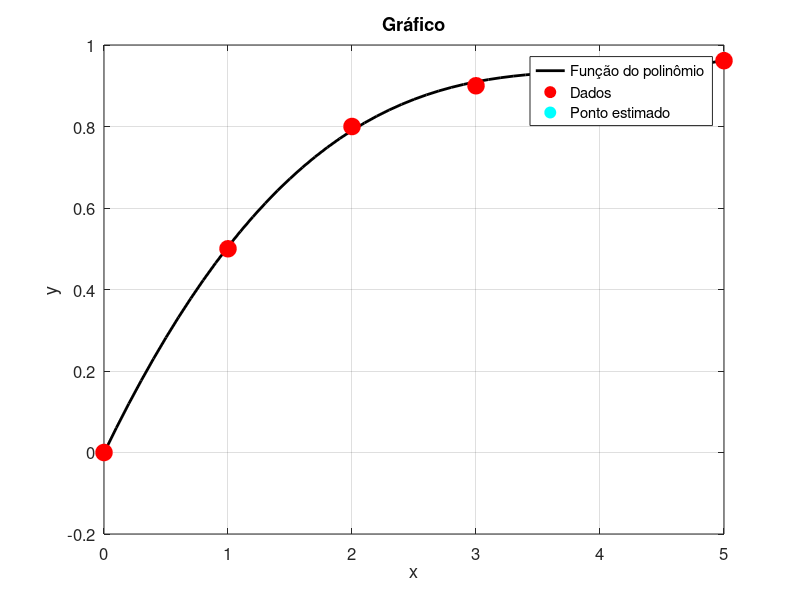

Here is the MATLAB script that generated this plot:
 function interpolacao()
    clc
    degree = 4;
    x = [0;1;2;3;4;5];
    y = [0;0.5;0.8;0.9;0.941176;0.961538];
    xx = 4.7;
    if(numel(x)<degree+1)
      error("Nao sera possivel continuar");
    endif
    xVal = regressao(degree,x,y);
    yy = f(xVal,xx);
    [r2,r] = calcularR(x,y,xVal);
    fprintf("O resultado do polinomio estimado para x=4.7 eh: %f.5 \n",yy);
    fprintf("O resultado do r2 eh: %f.5 \n",r2);
    fprintf("O resultado do r eh: %f.5 \n",r);
    plotGrafico(xVal,x,y,xx,yy);
  endfunction

  function xVal = regressao(degree,x,y)
    m = zeros(degree+1,degree+2);
    A = zeros(degree+1,degree+1);
    b = zeros(degree+1,1);
    for i=1:degree+1
      for j=1:degree+1
        A(i,j) = sum(x.^(i+j-2));
      endfor
      b(i) = sum(x.^(i-1).*y);
    endfor
    xVal = zeros(degree+1,1);
    xVal = inv(A)*b;
  endfunction


  function [r2,r] = calcularR(x,y,xVal)
    sr = 0;
    st = 0;
    for i=1:numel(x)
      sr = sr +(y(i) - f(xVal,x(i)))^2;
      st = st + (y(i) - mean(y))^2;
    endfor
    r2 = (st - sr)/st;
    r = sqrt(r2);
  endfunction

  function y = f(xVal,xx)
    y = 0;
    for i=length(xVal):-1:1
      y = y + xVal(i)*xx^(i-1);
    endfor
  endfunction

  function plotGrafico(xVal, x, y,xx,yy)
    auxX = x(1):0.1:x(end);
    auxY = zeros(size(auxX));

    for i = 1:numel(auxX)
      auxY(i) = f(xVal, auxX(i));
    endfor

    plot(auxX, auxY, 'color', 'k', 'linewidth', 2);
    hold on;

    plot(x, y,'o', 'markersize', 12, 'color', 'r', 'markerfacecolor', 'r');
    hold on;
    
    plot(xx, yy,'o', 'markersize', 12, 'color',  [0 1 1], 'markerfacecolor', [0 1 1]);
    hold off

    set(gca, 'fontsize', 12);
    title("Gráfico");
    legend("Função do polinômio", "Dados","Ponto estimado");
    grid on;
    xlabel("x");
    ylabel("y");
  endfunction
